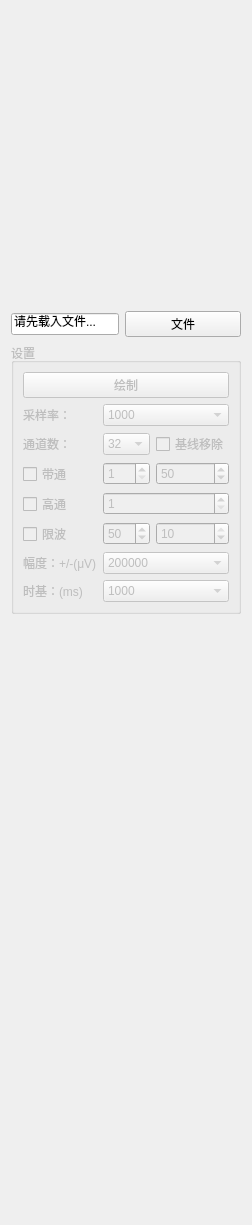
         <widget class="QWidget" name="tab_file">
          <property name="enabled">
           <bool>true</bool>
          </property>
          <property name="sizePolicy">
           <sizepolicy hsizetype="Preferred" vsizetype="Preferred">
            <horstretch>0</horstretch>
            <verstretch>0</verstretch>
           </sizepolicy>
          </property>
          <property name="maximumSize">
           <size>
            <width>300</width>
            <height>16777215</height>
           </size>
          </property>
          <attribute name="title">
           <string>文件</string>
          </attribute>
          <layout class="QVBoxLayout" name="verticalLayout_6">
           <item>
            <spacer name="verticalSpacer_2">
             <property name="orientation">
              <enum>Qt::Vertical</enum>
             </property>
             <property name="sizeType">
              <enum>QSizePolicy::Expanding</enum>
             </property>
             <property name="sizeHint" stdset="0">
              <size>
               <width>20</width>
               <height>300</height>
              </size>
             </property>
            </spacer>
           </item>
           <item>
            <layout class="QHBoxLayout" name="horizontalLayout_2">
             <item>
              <widget class="QLineEdit" name="file_et_path">
               <property name="inputMask">
                <string/>
               </property>
               <property name="text">
                <string>请先载入文件...</string>
               </property>
               <property name="readOnly">
                <bool>true</bool>
               </property>
              </widget>
             </item>
             <item>
              <widget class="QPushButton" name="file_btn_open">
               <property name="sizePolicy">
                <sizepolicy hsizetype="Expanding" vsizetype="Fixed">
                 <horstretch>1</horstretch>
                 <verstretch>0</verstretch>
                </sizepolicy>
               </property>
               <property name="text">
                <string>文件</string>
               </property>
              </widget>
             </item>
            </layout>
           </item>
           <item>
            <widget class="QGroupBox" name="group_tab_file">
             <property name="enabled">
              <bool>false</bool>
             </property>
             <property name="sizePolicy">
              <sizepolicy hsizetype="Preferred" vsizetype="Fixed">
               <horstretch>0</horstretch>
               <verstretch>0</verstretch>
              </sizepolicy>
             </property>
             <property name="title">
              <string>设置</string>
             </property>
             <layout class="QVBoxLayout" name="verticalLayout_5">
              <item>
               <layout class="QGridLayout" name="gridLayout_6" rowstretch="0,0,0,0,0,0,0,0">
                <item row="5" column="0">
                 <widget class="QCheckBox" name="file_ck_notch">
                  <property name="sizePolicy">
                   <sizepolicy hsizetype="Expanding" vsizetype="Fixed">
                    <horstretch>0</horstretch>
                    <verstretch>0</verstretch>
                   </sizepolicy>
                  </property>
                  <property name="text">
                   <string>限波</string>
                  </property>
                 </widget>
                </item>
                <item row="6" column="1" colspan="2">
                 <widget class="QComboBox" name="file_box_ydis">
                  <property name="sizePolicy">
                   <sizepolicy hsizetype="Expanding" vsizetype="Fixed">
                    <horstretch>2</horstretch>
                    <verstretch>0</verstretch>
                   </sizepolicy>
                  </property>
                  <property name="currentIndex">
                   <number>7</number>
                  </property>
                  <item>
                   <property name="text">
                    <string>20</string>
                   </property>
                  </item>
                  <item>
                   <property name="text">
                    <string>50</string>
                   </property>
                  </item>
                  <item>
                   <property name="text">
                    <string>100</string>
                   </property>
                  </item>
                  <item>
                   <property name="text">
                    <string>200</string>
                   </property>
                  </item>
                  <item>
                   <property name="text">
                    <string>500</string>
                   </property>
                  </item>
                  <item>
                   <property name="text">
                    <string>1000</string>
                   </property>
                  </item>
                  <item>
                   <property name="text">
                    <string>2000</string>
                   </property>
                  </item>
                  <item>
                   <property name="text">
                    <string>200000</string>
                   </property>
                  </item>
                 </widget>
                </item>
                <item row="3" column="2">
                 <widget class="QSpinBox" name="file_sb_band_stop">
                  <property name="sizePolicy">
                   <sizepolicy hsizetype="Expanding" vsizetype="Fixed">
                    <horstretch>0</horstretch>
                    <verstretch>0</verstretch>
                   </sizepolicy>
                  </property>
                  <property name="minimum">
                   <number>1</number>
                  </property>
                  <property name="maximum">
                   <number>100</number>
                  </property>
                  <property name="value">
                   <number>50</number>
                  </property>
                 </widget>
                </item>
                <item row="5" column="1">
                 <widget class="QSpinBox" name="file_sb_notch_cutoff">
                  <property name="minimum">
                   <number>40</number>
                  </property>
                  <property name="maximum">
                   <number>60</number>
                  </property>
                  <property name="value">
                   <number>50</number>
                  </property>
                 </widget>
                </item>
                <item row="7" column="1" colspan="2">
                 <widget class="QComboBox" name="file_box_xdis">
                  <property name="sizePolicy">
                   <sizepolicy hsizetype="Expanding" vsizetype="Fixed">
                    <horstretch>2</horstretch>
                    <verstretch>0</verstretch>
                   </sizepolicy>
                  </property>
                  <property name="currentIndex">
                   <number>1</number>
                  </property>
                  <item>
                   <property name="text">
                    <string>500</string>
                   </property>
                  </item>
                  <item>
                   <property name="text">
                    <string>1000</string>
                   </property>
                  </item>
                  <item>
                   <property name="text">
                    <string>2000</string>
                   </property>
                  </item>
                  <item>
                   <property name="text">
                    <string>5000</string>
                   </property>
                  </item>
                 </widget>
                </item>
                <item row="2" column="1">
                 <widget class="QComboBox" name="file_box_channel_num">
                  <property name="sizePolicy">
                   <sizepolicy hsizetype="Expanding" vsizetype="Fixed">
                    <horstretch>2</horstretch>
                    <verstretch>0</verstretch>
                   </sizepolicy>
                  </property>
                  <property name="currentIndex">
                   <number>1</number>
                  </property>
                  <item>
                   <property name="text">
                    <string>2</string>
                   </property>
                  </item>
                  <item>
                   <property name="text">
                    <string>32</string>
                   </property>
                  </item>
                 </widget>
                </item>
                <item row="1" column="0">
                 <widget class="QLabel" name="file_lb_sample_rate">
                  <property name="sizePolicy">
                   <sizepolicy hsizetype="Expanding" vsizetype="Preferred">
                    <horstretch>1</horstretch>
                    <verstretch>0</verstretch>
                   </sizepolicy>
                  </property>
                  <property name="text">
                   <string>采样率：</string>
                  </property>
                 </widget>
                </item>
                <item row="3" column="1">
                 <widget class="QSpinBox" name="file_sb_band_pass">
                  <property name="sizePolicy">
                   <sizepolicy hsizetype="Expanding" vsizetype="Fixed">
                    <horstretch>0</horstretch>
                    <verstretch>0</verstretch>
                   </sizepolicy>
                  </property>
                  <property name="buttonSymbols">
                   <enum>QAbstractSpinBox::UpDownArrows</enum>
                  </property>
                  <property name="minimum">
                   <number>1</number>
                  </property>
                  <property name="maximum">
                   <number>100</number>
                  </property>
                 </widget>
                </item>
                <item row="0" column="0" colspan="3">
                 <widget class="QPushButton" name="file_btn_draw">
                  <property name="text">
                   <string>绘制</string>
                  </property>
                 </widget>
                </item>
                <item row="6" column="0">
                 <widget class="QLabel" name="file_lb_ydis">
                  <property name="sizePolicy">
                   <sizepolicy hsizetype="Expanding" vsizetype="Preferred">
                    <horstretch>2</horstretch>
                    <verstretch>0</verstretch>
                   </sizepolicy>
                  </property>
                  <property name="text">
                   <string>幅度：+/-(μV)</string>
                  </property>
                 </widget>
                </item>
                <item row="7" column="0">
                 <widget class="QLabel" name="file_lb_xdis1">
                  <property name="sizePolicy">
                   <sizepolicy hsizetype="Expanding" vsizetype="Preferred">
                    <horstretch>1</horstretch>
                    <verstretch>0</verstretch>
                   </sizepolicy>
                  </property>
                  <property name="text">
                   <string>时基：(ms)</string>
                  </property>
                 </widget>
                </item>
                <item row="3" column="0">
                 <widget class="QCheckBox" name="file_ck_band">
                  <property name="sizePolicy">
                   <sizepolicy hsizetype="Expanding" vsizetype="Fixed">
                    <horstretch>0</horstretch>
                    <verstretch>0</verstretch>
                   </sizepolicy>
                  </property>
                  <property name="text">
                   <string>带通</string>
                  </property>
                 </widget>
                </item>
                <item row="2" column="2">
                 <widget class="QCheckBox" name="file_baseline">
                  <property name="text">
                   <string>基线移除</string>
                  </property>
                 </widget>
                </item>
                <item row="4" column="1" colspan="2">
                 <widget class="QSpinBox" name="file_sb_high">
                  <property name="minimum">
                   <number>1</number>
                  </property>
                  <property name="maximum">
                   <number>50</number>
                  </property>
                 </widget>
                </item>
                <item row="5" column="2">
                 <widget class="QSpinBox" name="file_sb_notch_param">
                  <property name="minimum">
                   <number>1</number>
                  </property>
                  <property name="maximum">
                   <number>10</number>
                  </property>
                  <property name="value">
                   <number>10</number>
                  </property>
                 </widget>
                </item>
                <item row="1" column="1" colspan="2">
                 <widget class="QComboBox" name="file_box_sample_rate">
                  <property name="sizePolicy">
                   <sizepolicy hsizetype="Expanding" vsizetype="Fixed">
                    <horstretch>2</horstretch>
                    <verstretch>0</verstretch>
                   </sizepolicy>
                  </property>
                  <property name="currentIndex">
                   <number>2</number>
                  </property>
                  <item>
                   <property name="text">
                    <string>250</string>
                   </property>
                  </item>
                  <item>
                   <property name="text">
                    <string>500</string>
                   </property>
                  </item>
                  <item>
                   <property name="text">
                    <string>1000</string>
                   </property>
                  </item>
                  <item>
                   <property name="text">
                    <string>2000</string>
                   </property>
                  </item>
                  <item>
                   <property name="text">
                    <string>4000</string>
                   </property>
                  </item>
                  <item>
                   <property name="text">
                    <string>6000</string>
                   </property>
                  </item>
                  <item>
                   <property name="text">
                    <string>8000</string>
                   </property>
                  </item>
                  <item>
                   <property name="text">
                    <string>16000</string>
                   </property>
                  </item>
                 </widget>
                </item>
                <item row="2" column="0">
                 <widget class="QLabel" name="file_lb_channel_num">
                  <property name="sizePolicy">
                   <sizepolicy hsizetype="Expanding" vsizetype="Preferred">
                    <horstretch>1</horstretch>
                    <verstretch>0</verstretch>
                   </sizepolicy>
                  </property>
                  <property name="text">
                   <string>通道数：</string>
                  </property>
                 </widget>
                </item>
                <item row="4" column="0">
                 <widget class="QCheckBox" name="file_ck_high">
                  <property name="sizePolicy">
                   <sizepolicy hsizetype="Expanding" vsizetype="Fixed">
                    <horstretch>0</horstretch>
                    <verstretch>0</verstretch>
                   </sizepolicy>
                  </property>
                  <property name="text">
                   <string>高通</string>
                  </property>
                 </widget>
                </item>
               </layout>
              </item>
             </layout>
            </widget>
           </item>
           <item>
            <spacer name="verticalSpacer">
             <property name="orientation">
              <enum>Qt::Vertical</enum>
             </property>
             <property name="sizeType">
              <enum>QSizePolicy::Expanding</enum>
             </property>
             <property name="sizeHint" stdset="0">
              <size>
               <width>20</width>
               <height>600</height>
              </size>
             </property>
            </spacer>
           </item>
          </layout>
         </widget>
